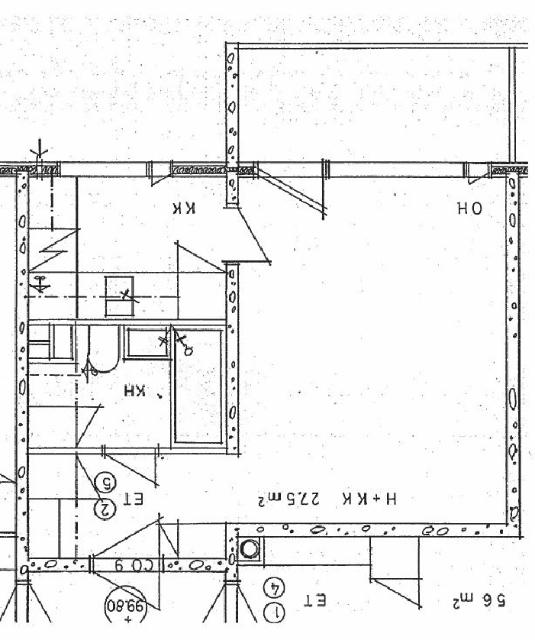
#> input picture samples/1.jpg, 535 x 640 px
$ python -i scale_estimator.py   (imports and definitions only)
#> lines starting #> are read from the running program, lines starting #| are printed output that depends on the picture; after the words box and inside, x2 and y2 are one past the last pixel; in counts of white or black regions, pixels touching at a corner belong together
#> further down, picture is the input picture: shape (640, 535, 3); min 0, max 255, mean 237.5
"""
scale_estimator.py
------------------
Estimates the pixel-to-metre scale of a floor plan image.

Strategies (in priority order):
  1. OCR — detect dimension annotations in the image (e.g. "4.5m", "450cm")
  2. Standard room size — use detected room polygons and compare to known
     average room dimensions to infer scale
  3. Fallback — assume a standard A4/A3 drawing at 1:100 scale

Usage:
    from src.geometry.scale_estimator import ScaleEstimator

    estimator = ScaleEstimator()
    scale = estimator.estimate(image, vectorization_result)
    print(f"1 pixel = {scale.pixels_per_metre:.2f} px/m")
    real_area = polygon.area / (scale.pixels_per_metre ** 2)
"""

from __future__ import annotations

import re
from dataclasses import dataclass
from typing import Optional

import cv2
import numpy as np


# ── Data structures ───────────────────────────────────────────────────────────

@dataclass
class ScaleEstimate:
    """Pixel-to-real-world scale estimate."""
    pixels_per_metre: float         # How many pixels = 1 metre
    confidence:       float         # 0-1, how confident we are
    method:           str           # 'ocr', 'room_size', 'fallback'
    notes:            str = ""

    @property
    def metres_per_pixel(self) -> float:
        return 1.0 / self.pixels_per_metre

    def pixels_to_metres(self, pixels: float) -> float:
        return pixels / self.pixels_per_metre

    def metres_to_pixels(self, metres: float) -> float:
        return metres * self.pixels_per_metre

    def area_px_to_m2(self, area_px: float) -> float:
        return area_px / (self.pixels_per_metre ** 2)


# ── Known room size priors (metres²) ─────────────────────────────────────────

ROOM_SIZE_PRIORS = {
    "Bedroom":    (9.0,  20.0),   # typical: 9–20 m²
    "LivingRoom": (15.0, 40.0),   # typical: 15–40 m²
    "Kitchen":    (7.0,  20.0),   # typical: 7–20 m²
    "Bathroom":   (3.0,  8.0),    # typical: 3–8 m²
    "Corridor":   (2.0,  12.0),   # typical: 2–12 m²
    "Balcony":    (2.0,  10.0),   # typical: 2–10 m²
}


# ── Scale estimator ───────────────────────────────────────────────────────────

class ScaleEstimator:
    """
    Estimates pixel-to-metre conversion factor for a floor plan.

    Args:
        target_image_size: The longer dimension of the normalized image (px).
                           Should match Phase 1 target_size (default 1024).
        fallback_scale:    Metres per pixel to use when all else fails.
                           Default assumes a 10m × 10m plan at 1024px = 10m.
    """

    def __init__(
        self,
        target_image_size: int = 1024,
        fallback_scale: float = 0.015,  # ~15mm per pixel = typical floor plan
    ):
        self.target_image_size = target_image_size
        self.fallback_scale = fallback_scale

    def estimate(
        self,
        image: np.ndarray,
        vectorization_result=None,
        segmentation_result=None,
    ) -> ScaleEstimate:
        """
        Estimate scale using all available strategies.
        """
        # Strategy 1: OCR-based scale detection
        ocr_result = self._estimate_from_ocr(image)
        if ocr_result is not None:
            return ocr_result

        # Strategy 2: Room size heuristics
        if vectorization_result is not None and vectorization_result.rooms:
            room_result = self._estimate_from_rooms(vectorization_result)
            if room_result is not None:
                return room_result

        # Strategy 3: Wall thickness heuristic (NEW)
        # Walls are typically 10-20cm thick. Use the thinnest wall dimension
        # as a scale reference — much more accurate than full image size.
        if segmentation_result is not None:
            wall_result = self._estimate_from_wall_thickness(segmentation_result)
            if wall_result is not None:
                return wall_result

        # Strategy 4: Wall extents fallback (NEW)
        # Use the extent of detected walls, not the full image size.
        if segmentation_result is not None:
            extent_result = self._estimate_from_wall_extents(
                segmentation_result, image
            )
            if extent_result is not None:
                return extent_result

        # Strategy 5: Full image fallback (last resort)
        return self._fallback_estimate(image)

    def pixels_to_metres(self, pixels: float, scale: ScaleEstimate) -> float:
        return scale.pixels_to_metres(pixels)

    # ── Strategies ────────────────────────────────────────────────────────────

    def _estimate_from_ocr(
        self, image: np.ndarray
    ) -> Optional[ScaleEstimate]:
        """
        Try to detect dimension text (e.g. '4.5m', '3500mm', '450cm')
        in the image using pytesseract OCR.
        """
        try:
            import pytesseract
        except ImportError:
            return None

        try:
            # Preprocess for OCR — invert if needed, sharpen
            if len(image.shape) == 3:
                gray = cv2.cvtColor(image, cv2.COLOR_BGR2GRAY)
            else:
                gray = image.copy()

            # Upscale small images for better OCR
            h, w = gray.shape[:2]
#> h = 640; w = 535
            if max(h, w) < 1000:
                scale_up = 1000 / max(h, w)
#> scale_up = 1.56
                gray = cv2.resize(gray, None, fx=scale_up, fy=scale_up,
                                  interpolation=cv2.INTER_LINEAR)
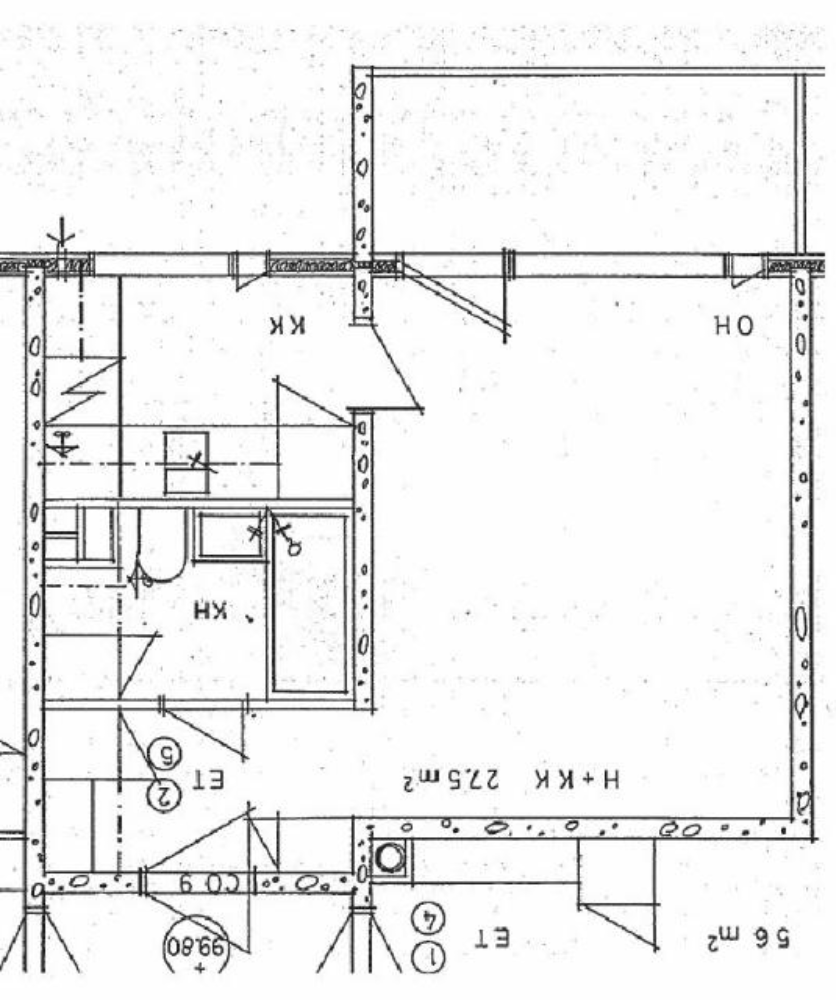
#> gray: shape (1000, 836); min 10, max 255, mean 237.5

            # Threshold for cleaner text
            _, thresh = cv2.threshold(gray, 0, 255,
                                      cv2.THRESH_BINARY + cv2.THRESH_OTSU)
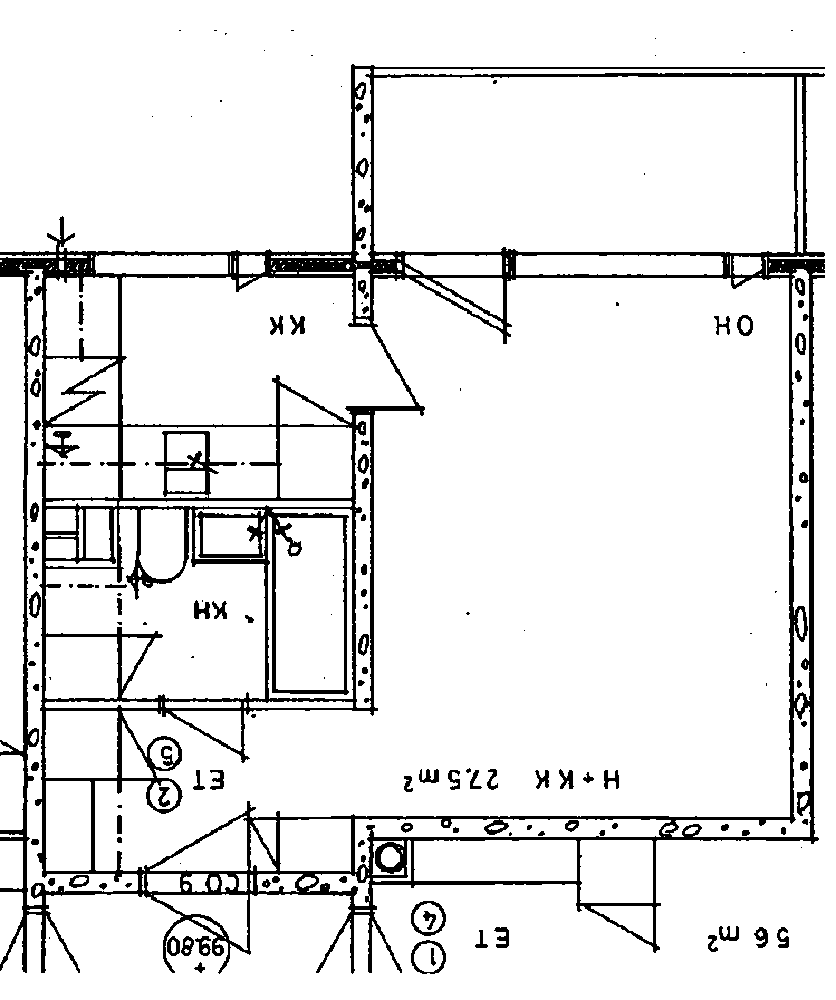
#> thresh: shape (1000, 836); 91.1% white; 151 black regions (52 under 20 px), largest, box (x1, y1, x2, y2) and area: (0, 64, 825, 974) 66185, (411, 901, 446, 936) 333, (411, 940, 446, 974) 305

#> (the run stopped early here; a loop or call above may not have finished)

$ run again, on samples/2.jpg
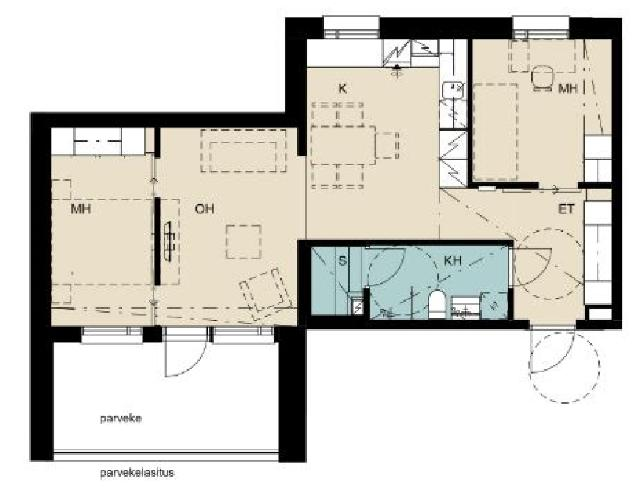
#> input picture samples/2.jpg, 640 x 488 px
#> picture is the input picture: shape (488, 640, 3); mean B, G, R 202.2, 209.1, 211.3
#> in _estimate_from_ocr, `gray = cv2.cvtColor(image, cv2.COLOR_BGR2GRAY)`:
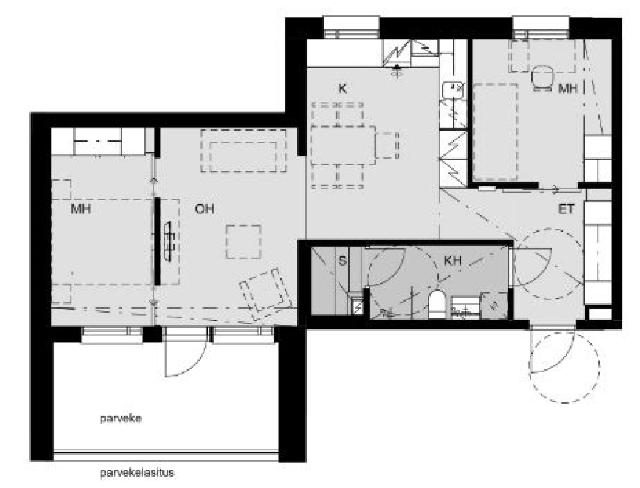
#> gray: shape (488, 640); min 0, max 255, mean 209
#> in _estimate_from_ocr, `_, thresh = cv2.threshold(gray, 0, 255, cv2.THRESH_BINARY + cv2.THRESH..`:
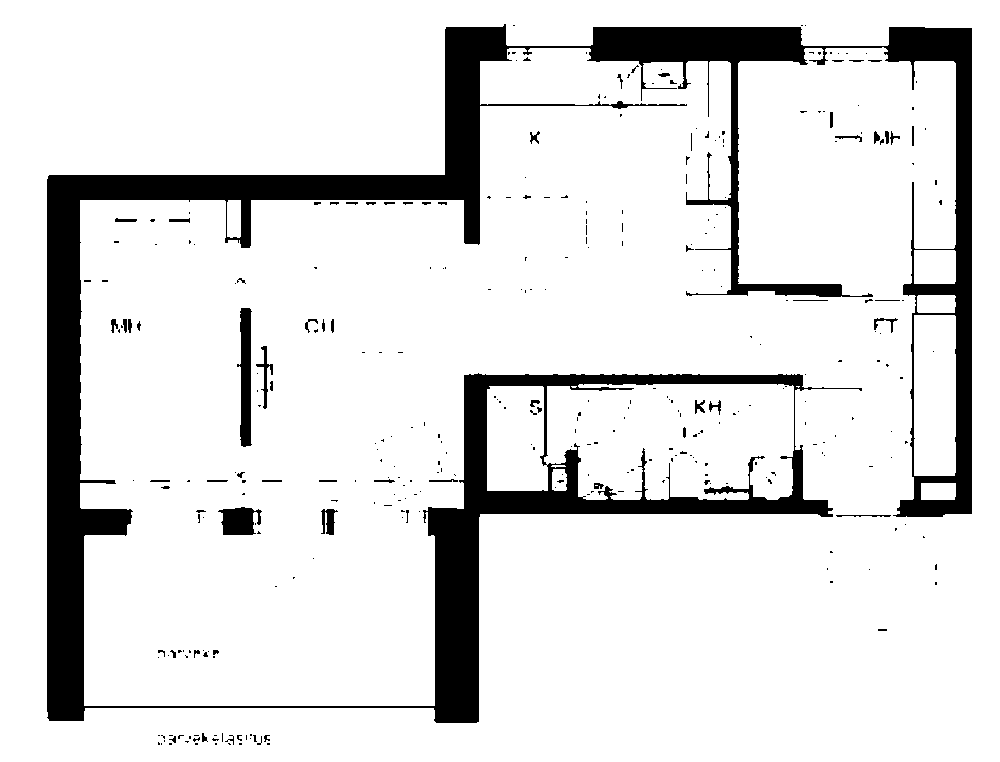
#> thresh: shape (762, 1000); 87.7% white; 338 black regions (276 under 20 px), largest, box (x1, y1, x2, y2) and area: (47, 24, 972, 723) 87284, (237, 308, 252, 447) 1423, (218, 507, 262, 535) 882

$ run again, on samples/3.jpg
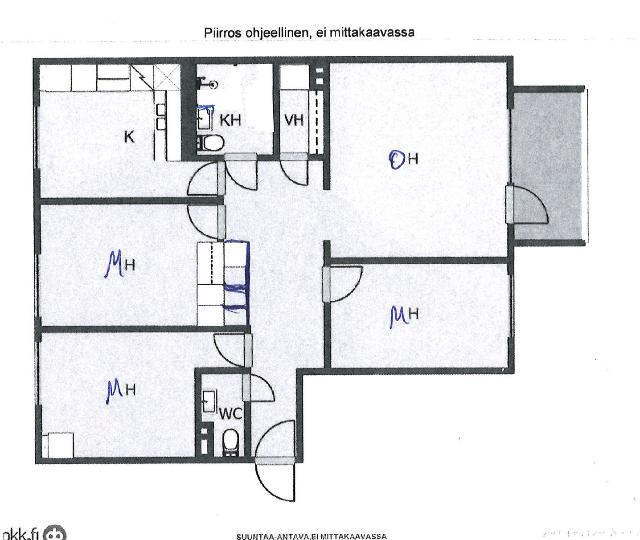
#> input picture samples/3.jpg, 640 x 540 px
#> picture is the input picture: shape (540, 640, 3); mean B, G, R 234.2, 232.2, 231.8
#> in _estimate_from_ocr, `gray = cv2.resize(gray, None, fx=scale_up, fy=scale_up, interpolation=..`:
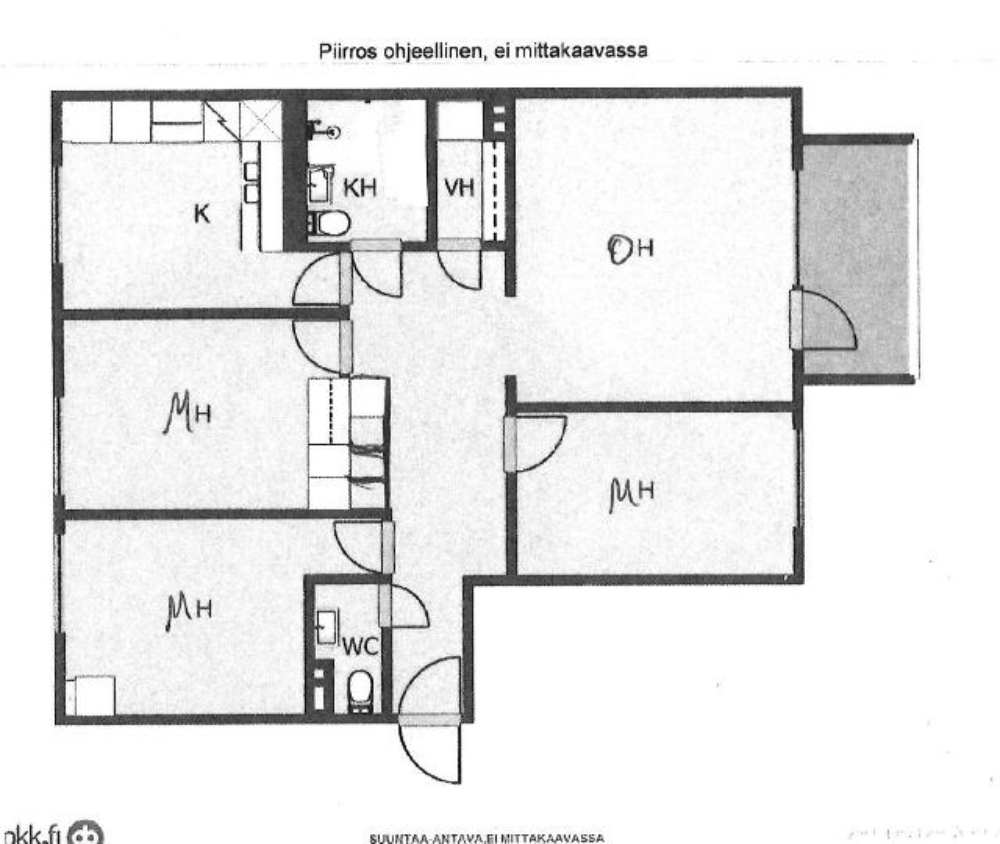
#> gray: shape (844, 1000); min 1, max 255, mean 232.2
#> in _estimate_from_ocr, `_, thresh = cv2.threshold(gray, 0, 255, cv2.THRESH_BINARY + cv2.THRESH..`:
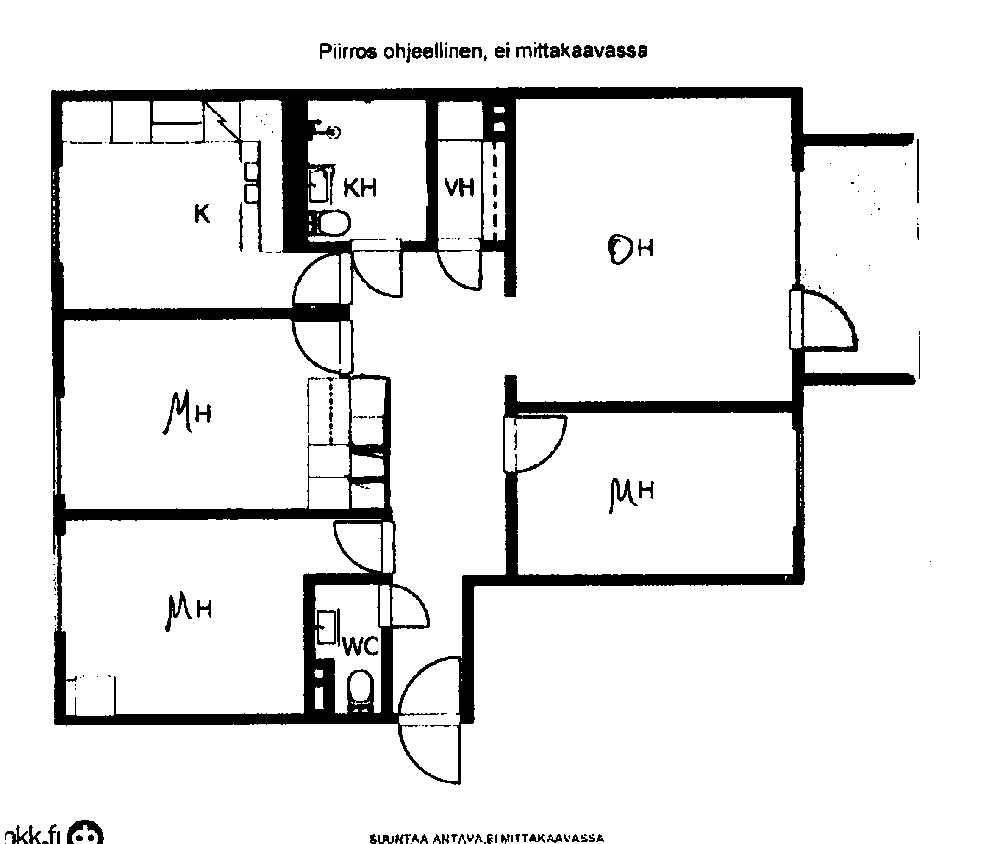
#> thresh: shape (844, 1000); 90.9% white; 180 black regions (87 under 20 px), largest, box (x1, y1, x2, y2) and area: (51, 87, 916, 785) 68805, (67, 820, 104, 844) 393, (162, 389, 192, 435) 383

$ run again, on samples/18_png.rf.4956b6043e9f9f738808088cfe37243d.jpg
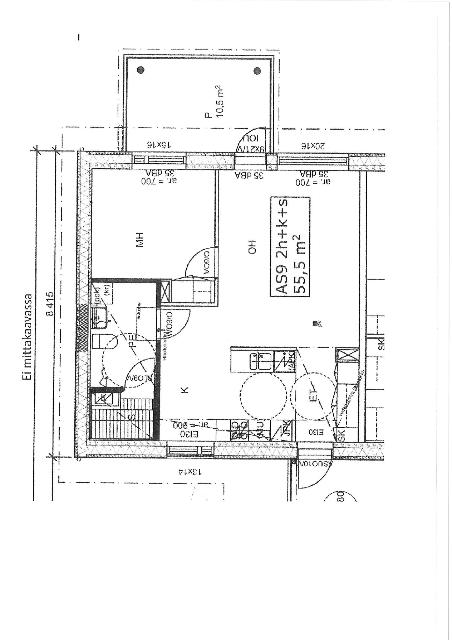
#> input picture samples/18_png.rf.4956b6043e9f9f738808088cfe37243d.jpg, 452 x 640 px
#> picture is the input picture: shape (640, 452, 3); min 0, max 255, mean 242.7
#> in _estimate_from_ocr, `gray = cv2.resize(gray, None, fx=scale_up, fy=scale_up, interpolation=..`:
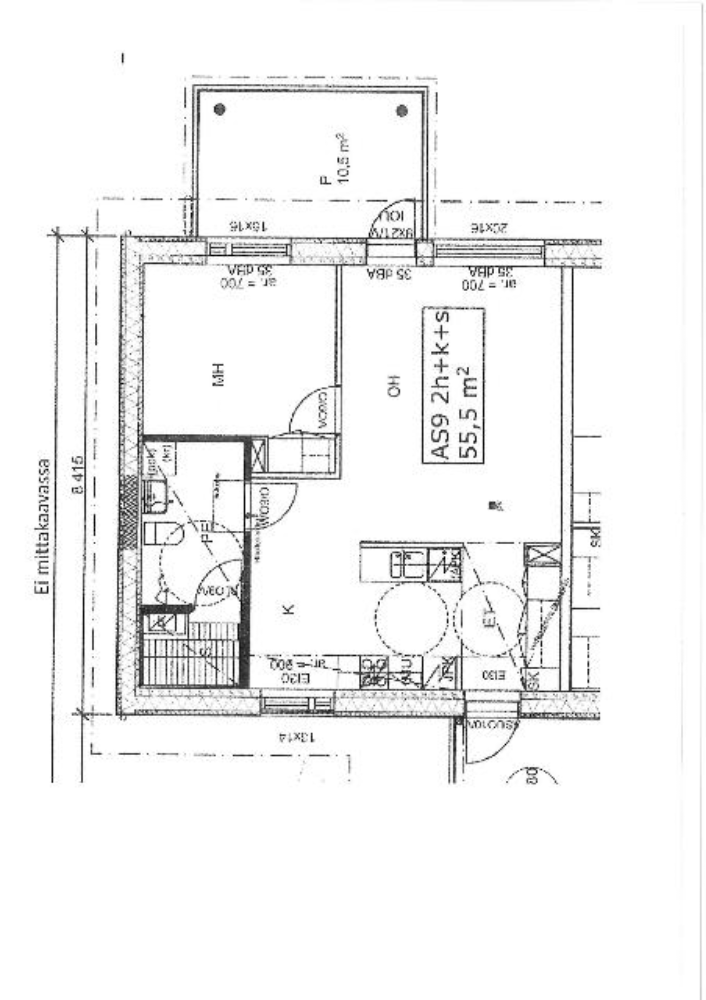
#> gray: shape (1000, 706); min 2, max 255, mean 242.6
#> in _estimate_from_ocr, `_, thresh = cv2.threshold(gray, 0, 255, cv2.THRESH_BINARY + cv2.THRESH..`:
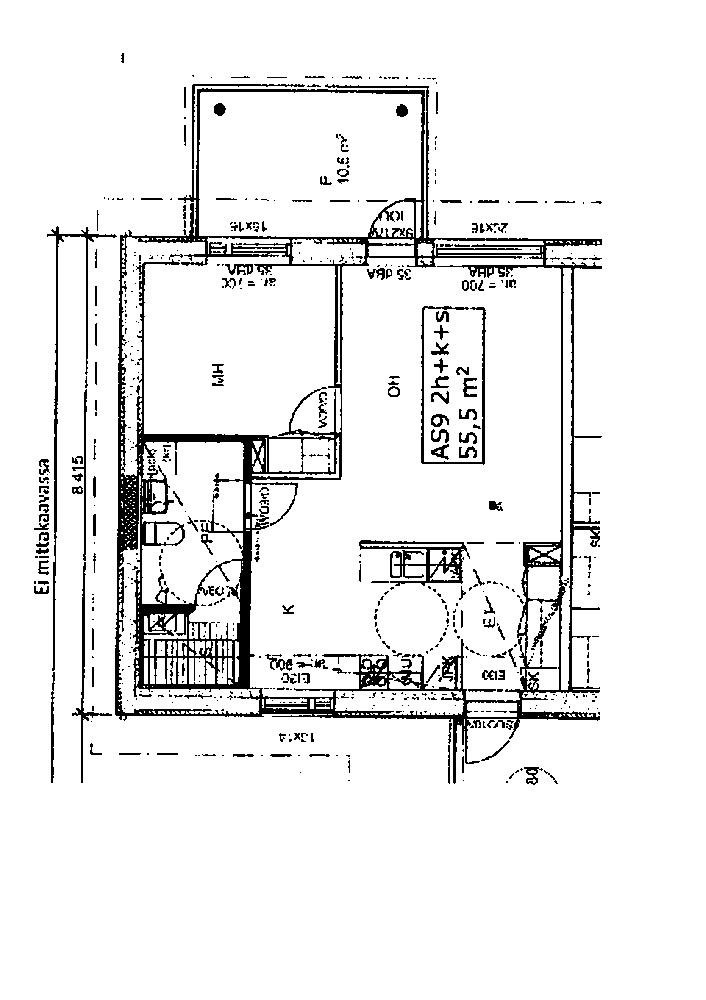
#> thresh: shape (1000, 706); 92.7% white; 651 black regions (468 under 20 px), largest, box (x1, y1, x2, y2) and area: (115, 84, 602, 784) 34179, (359, 540, 470, 586) 1648, (47, 226, 117, 671) 1593
